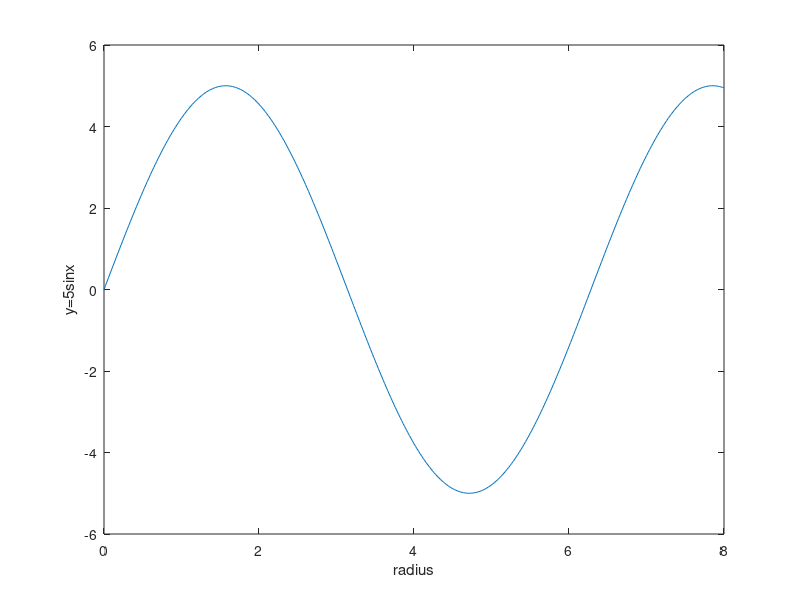

The MATLAB script that drew this image:
% Plotting
% we are going to plot y=5sinx

x = [0:0.02:8];  % x from 0 to 8
y = 5*sin(x);
plot(x,y),xlabel('radius'),ylabel('y=5sinx')
